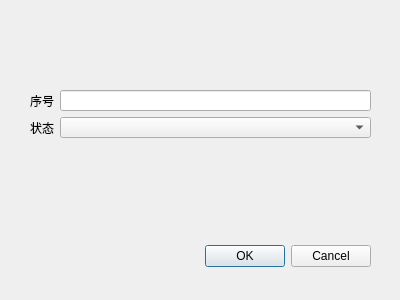
<?xml version="1.0" encoding="UTF-8"?>
<ui version="4.0">
 <class>Dialog</class>
 <widget class="QDialog" name="Dialog">
  <property name="geometry">
   <rect>
    <x>0</x>
    <y>0</y>
    <width>400</width>
    <height>300</height>
   </rect>
  </property>
  <property name="windowTitle">
   <string>Dialog</string>
  </property>
  <widget class="QDialogButtonBox" name="buttonBox">
   <property name="geometry">
    <rect>
     <x>30</x>
     <y>240</y>
     <width>341</width>
     <height>32</height>
    </rect>
   </property>
   <property name="orientation">
    <enum>Qt::Horizontal</enum>
   </property>
   <property name="standardButtons">
    <set>QDialogButtonBox::Cancel|QDialogButtonBox::Ok</set>
   </property>
  </widget>
  <widget class="QWidget" name="layoutWidget">
   <property name="geometry">
    <rect>
     <x>30</x>
     <y>90</y>
     <width>341</width>
     <height>48</height>
    </rect>
   </property>
   <layout class="QGridLayout" name="gridLayout">
    <item row="0" column="0">
     <widget class="QLabel" name="label_5">
      <property name="text">
       <string>序号</string>
      </property>
     </widget>
    </item>
    <item row="0" column="1">
     <widget class="QLineEdit" name="SequencelineEdit"/>
    </item>
    <item row="1" column="0">
     <widget class="QLabel" name="label_6">
      <property name="text">
       <string>状态</string>
      </property>
     </widget>
    </item>
    <item row="1" column="1">
     <widget class="QComboBox" name="StatusComboBox"/>
    </item>
   </layout>
  </widget>
 </widget>
 <resources/>
 <connections>
  <connection>
   <sender>buttonBox</sender>
   <signal>accepted()</signal>
   <receiver>Dialog</receiver>
   <slot>accept()</slot>
   <hints>
    <hint type="sourcelabel">
     <x>248</x>
     <y>254</y>
    </hint>
    <hint type="destinationlabel">
     <x>157</x>
     <y>274</y>
    </hint>
   </hints>
  </connection>
  <connection>
   <sender>buttonBox</sender>
   <signal>rejected()</signal>
   <receiver>Dialog</receiver>
   <slot>reject()</slot>
   <hints>
    <hint type="sourcelabel">
     <x>316</x>
     <y>260</y>
    </hint>
    <hint type="destinationlabel">
     <x>286</x>
     <y>274</y>
    </hint>
   </hints>
  </connection>
 </connections>
</ui>
